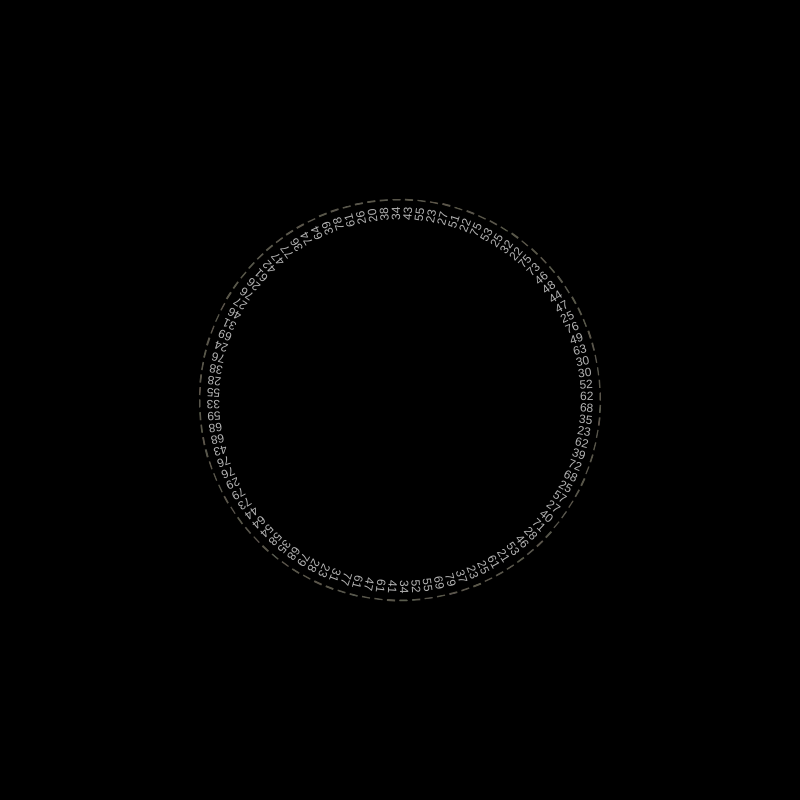
Frame 1 (no input)
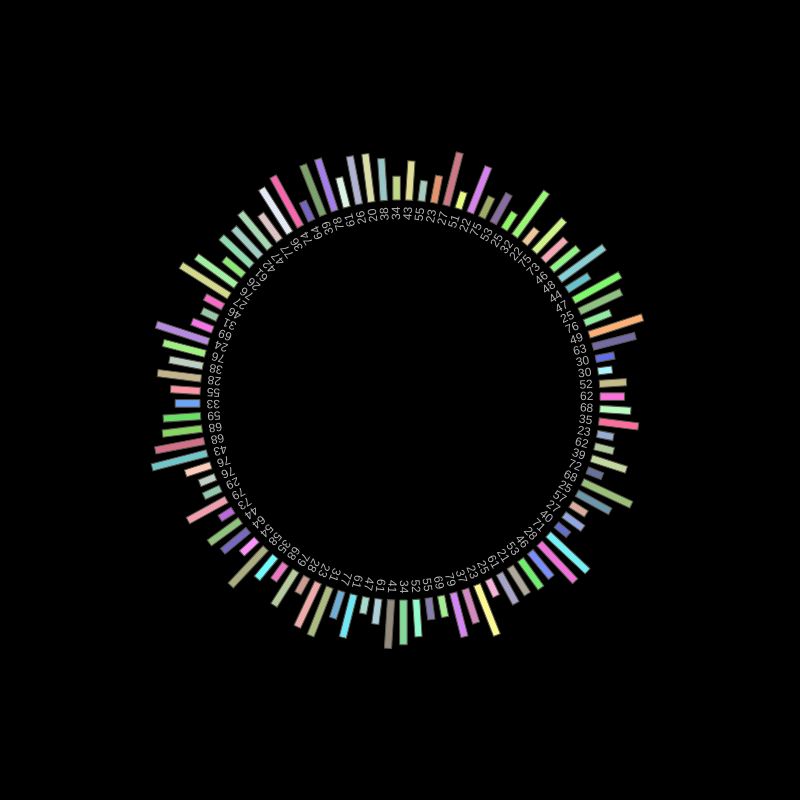
Frame 60 (no input)
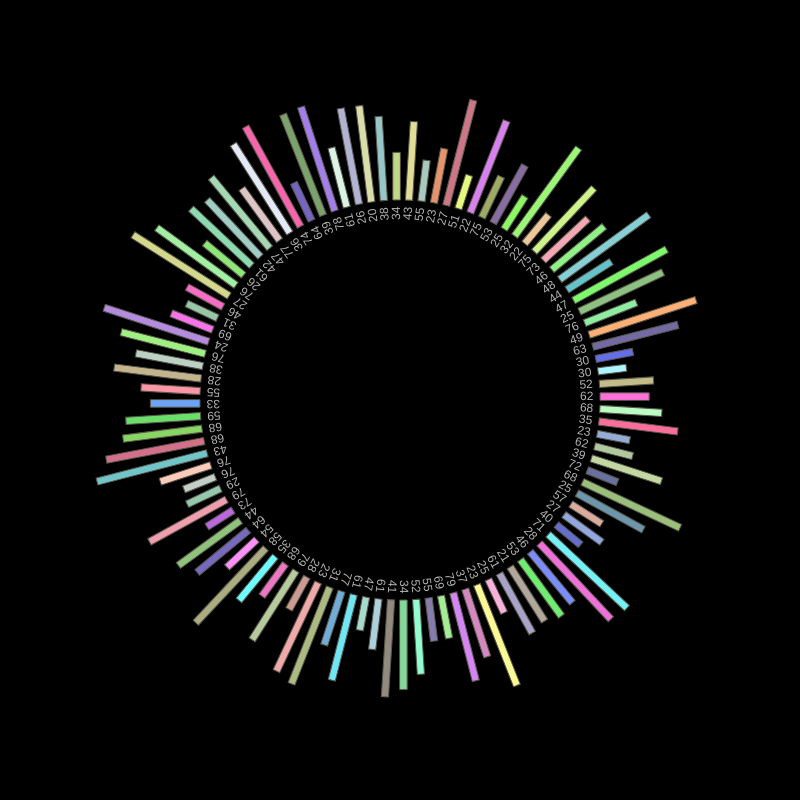
Frame 120 (the mouse pressed at the canvas centre since frame 60)

The p5.js sketch that drew these frames (run headless with seeded random() and noise() and a simulated clock; from frame 60 on, the mouse is pressed at the canvas centre):

// p5.js sketch
// ── sketch.js
var data = [];
var maxData;
var barColors = [];

function setup() {
  createCanvas(800, 800);
  angleMode(DEGREES);
  rectMode(BOTTOM);


  for (var i = 0; i < 100; i++) {
    var randomNumber = random(20, 80);
    data.push(randomNumber);
    barColors.push(color(random(100, 255), random(100, 255), random(100, 255))); 
  }

  maxData = max(data);
}

function draw() {
  background('black'); 
  stroke(89, 86, 74);

  var angleSeparation = 360 / data.length;
  var padding = 10;

  if (frameCount <= 400) {
    maxValue = constrain(frameCount * 2, 0, 400);
  } else {
    maxValue = 400;
  }

  var offset = 200;
  var dataMultiplier = (height / 2 - offset - padding) / maxData;

  for (var i = 0; i < data.length; i++) {
    push();
    var currentData = data[i];
    var finalHeight = currentData * dataMultiplier;
    var animatedHeight = map(maxValue, 0, 400, 0, finalHeight);
    translate(width / 2, height / 2);
    rotate(angleSeparation * i);
    fill(barColors[i]); 
    rect(0, offset, angleSeparation * 2, animatedHeight);
    fill(180); 
    noStroke();
    text(Math.floor(currentData), offset - 20, 0);
    pop();
  }
}
